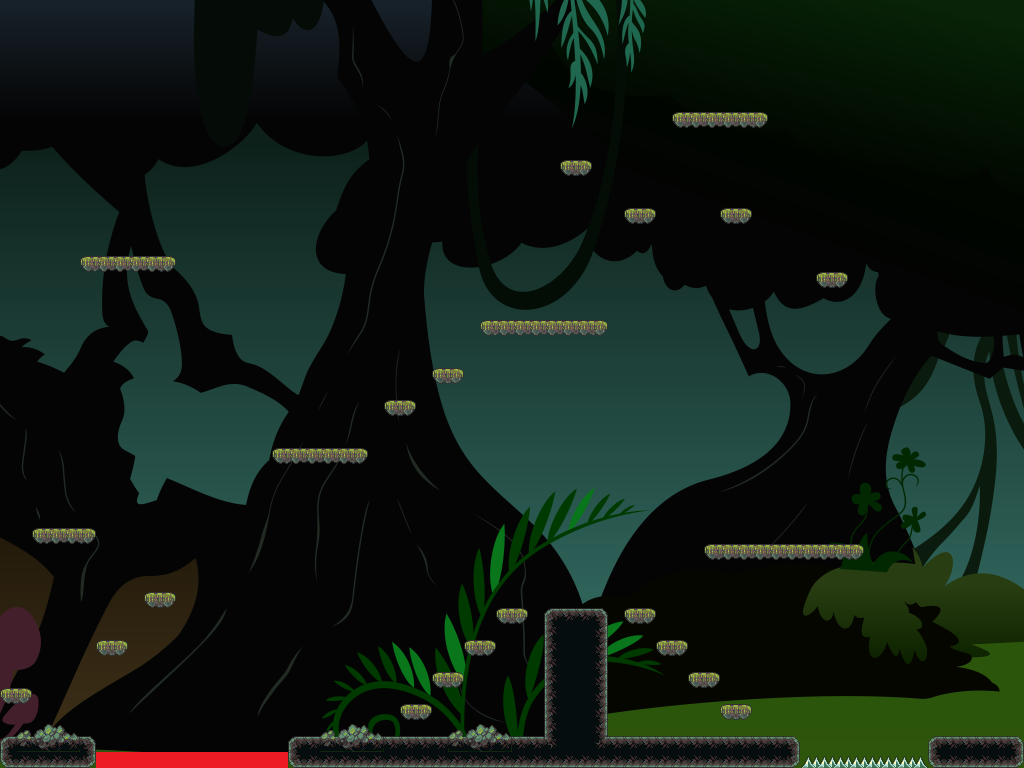

A level layout from a 2D game, rendered from its tile map. Below: a short description, then the map file with tile-grid data replaced by summaries:
An orthogonal 64x48 tile map with 16x16 px tiles, 1 tile layer (Front), 7 tilesets, 1 image layer and 41 objects (27x floor, 4x gate, 2x box, 2x ball, 2x button, ...).

<map version="1.0" orientation="orthogonal" renderorder="right-down" width="64" height="48" tilewidth="16" tileheight="16" nextobjectid="131">
 <tileset firstgid="1" name="decorations-background" tilewidth="16" tileheight="16" tilecount="112">
  <image source="decorations-background.png" trans="6f6d51" width="224" height="128" />
 </tileset>
 <tileset firstgid="113" name="decorations-foreground" tilewidth="16" tileheight="16" tilecount="256">
  <image source="decorations-foreground.png" trans="6f6d51" width="256" height="256" />
 </tileset>
 <tileset firstgid="369" name="passable-rocks" tilewidth="16" tileheight="16" tilecount="108">
  <image source="passable-rocks.png" trans="6f6d51" width="144" height="192" />
 </tileset>
 <tileset firstgid="477" name="rocks" tilewidth="16" tileheight="16" tilecount="720">
  <image source="rocks.png" trans="6f6d51" width="480" height="384" />
 </tileset>
 <tileset firstgid="1197" name="rocks-foreground" tilewidth="16" tileheight="16" tilecount="54">
  <image source="rocks-foreground.png" trans="6f6d51" width="144" height="96" />
 </tileset>
 <tileset firstgid="1251" name="walls" tilewidth="16" tileheight="16" tilecount="360">
  <image source="walls.png" trans="6f6d51" width="320" height="288" />
 </tileset>
 <tileset firstgid="1611" name="dirt-tiles" tilewidth="16" tileheight="16" tilecount="704">
  <image source="dirt-tiles.png" trans="6f6d51" width="709" height="256" />
 </tileset>
 <imagelayer name="backGround">
  <image source="forestBackground.png" />
 </imagelayer>
 <layer name="Front" width="64" height="48">
  <data>[3072 cells, 226 non-empty, 26 distinct tile ids]</data>
 </layer>
 <objectgroup name="unwalkable">
  <object id="40" name="floor" x="0" y="0">
   <polyline points="0,0 1024,0 1024,768 0,768 0,0" />
  </object>
  <object id="41" name="floor" x="0" y="736">
   <polyline points="0,0 96,0 96,32" />
  </object>
  <object id="42" name="floor" x="288" y="768">
   <polyline points="0,0 0,-32 256,-32 256,-160 320,-160 320,-32 512,-32 512,0" />
  </object>
  <object id="45" name="floor" x="928" y="768">
   <polyline points="0,0 0,-32 96,-32" />
  </object>
  <object id="46" name="floor" x="704" y="544" width="160" height="16" />
  <object id="47" name="floor" x="496" y="608" width="32" height="16" />
  <object id="48" name="floor" x="464" y="640" width="32" height="16" />
  <object id="49" name="floor" x="432" y="672" width="32" height="16" />
  <object id="50" name="floor" x="400" y="704" width="32" height="16" />
  <object id="51" name="floor" x="720" y="704" width="32" height="16" />
  <object id="52" name="floor" x="688" y="672" width="32" height="16" />
  <object id="53" name="floor" x="656" y="640" width="32" height="16" />
  <object id="54" name="floor" x="624" y="608" width="32" height="16" />
  <object id="70" name="floor" x="80" y="256" width="96" height="16" />
  <object id="72" name="floor" x="272" y="448" width="96" height="16" />
  <object id="73" name="floor" x="478" y="320" width="128" height="16" />
  <object id="74" name="floor" x="384" y="400" width="32" height="16" />
  <object id="75" name="floor" x="432" y="368" width="32" height="16" />
  <object id="78" name="floor" x="96" y="640" width="32" height="16" />
  <object id="79" name="floor" x="144" y="592" width="32" height="16" />
  <object id="85" name="floor" x="32" y="528" width="64" height="16" />
  <object id="98" name="floor" x="0" y="688" width="32" height="16" />
  <object id="121" name="floor" x="560" y="160" width="32" height="16" />
  <object id="122" name="floor" x="624" y="208" width="32" height="16" />
  <object id="123" name="floor" x="672" y="112" width="96" height="16" />
  <object id="124" name="floor" x="816" y="272" width="32" height="16" />
  <object id="125" name="floor" x="720" y="208" width="32" height="16" />
 </objectgroup>
 <objectgroup name="box">
  <object id="56" name="box" x="48" y="496" width="32" height="32" />
  <object id="86" name="box" x="768" y="704" width="32" height="32" />
  <object id="114" name="ball" x="512" y="288" width="32" height="32">
   <properties>
    <property name="color" value="purple" />
   </properties>
   <ellipse />
  </object>
  <object id="120" name="ball" x="688" y="80" width="32" height="32">
   <properties>
    <property name="color" value="blue" />
   </properties>
   <ellipse />
  </object>
 </objectgroup>
 <objectgroup name="button">
  <object id="92" name="gate" x="96" y="736">
   <properties>
    <property name="link" value="2" />
    <property name="status" value="-1" />
   </properties>
   <polyline points="0,0 192,0" />
  </object>
  <object id="93" name="button" x="766" y="528" width="48" height="16">
   <properties>
    <property name="condition" value="1" />
    <property name="link" value="1" />
    <property name="status" value="-1" />
   </properties>
  </object>
  <object id="95" name="button" x="960" y="720" width="48" height="16">
   <properties>
    <property name="condition" value="1" />
    <property name="link" value="2" />
    <property name="status" value="-1" />
   </properties>
  </object>
  <object id="96" name="gate" x="176" y="512" width="64" height="16">
   <properties>
    <property name="link" value="1" />
    <property name="status" value="-1" />
   </properties>
  </object>
  <object id="118" name="gate" x="352" y="256" width="64" height="16">
   <properties>
    <property name="link" value="1" />
    <property name="status" value="-1" />
   </properties>
  </object>
  <object id="119" name="gate" x="688" y="304" width="64" height="16">
   <properties>
    <property name="link" value="2" />
    <property name="status" value="-1" />
   </properties>
  </object>
 </objectgroup>
 <objectgroup name="sensor">
  <object id="102" name="acid" x="96" y="752">
   <polyline points="0,0 192,0" />
  </object>
  <object id="103" name="sprike" x="797" y="752">
   <polyline points="0,0 128,0" />
  </object>
  <object id="127" name="target" x="112" y="208" width="48" height="48">
   <properties>
    <property name="color" value="purple" />
   </properties>
  </object>
  <object id="130" name="target" x="544" y="560" width="48" height="48">
   <properties>
    <property name="color" value="blue" />
   </properties>
  </object>
 </objectgroup>
</map>
